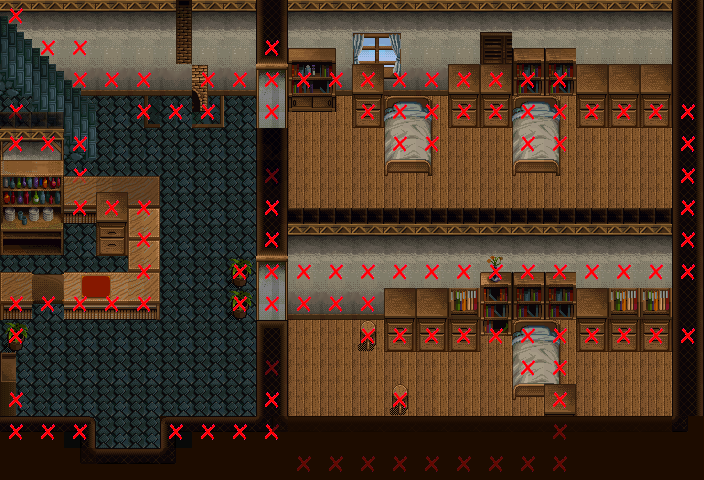

This game map was drawn from its Tiled (.tmx) file and the tilesets committed beside it. A one-line description and the trimmed map source follow:
An orthogonal 22x15 tile map with 32x32 px tiles, 4 tile layers (ground, floor, block, ceiling), 2 tilesets and 5 objects (2x door101, 2x door102, mother).

<map version="1.0" orientation="orthogonal" renderorder="right-down" width="22" height="15" tilewidth="32" tileheight="32" nextobjectid="8">
 <properties>
  <property name="mapName" value="Home1" />
 </properties>
 <tileset firstgid="1" name="tile06" tilewidth="32" tileheight="32" tilecount="400" columns="20">
  <image source="tiles/tile06.png" width="640" height="640" />
  <tile id="300">
   <animation>
    <frame tileid="261" duration="160" />
    <frame tileid="301" duration="160" />
   </animation>
  </tile>
  <tile id="320">
   <animation>
    <frame tileid="281" duration="160" />
    <frame tileid="321" duration="160" />
   </animation>
  </tile>
 </tileset>
 <tileset firstgid="401" name="TOOLS" tilewidth="32" tileheight="32" tilecount="9" columns="9">
  <image source="tiles/TOOLS.png" width="288" height="32" />
 </tileset>
 <layer name="ground" width="22" height="15">
  <data>[330 cells, 330 non-empty, 18 distinct tile ids]</data>
 </layer>
 <layer name="floor" width="22" height="15">
  <data>[330 cells, 158 non-empty, 66 distinct tile ids]</data>
 </layer>
 <layer name="block" width="22" height="15">
  <data>[330 cells, 116 non-empty, 1 distinct tile ids]</data>
 </layer>
 <objectgroup name="npc">
  <object id="3" name="mother" x="32" y="256" width="32" height="32">
   <properties>
    <property name="Dir" value="RIGHT" />
    <property name="State" value="FIXED" />
   </properties>
  </object>
 </objectgroup>
 <objectgroup name="event">
  <object id="1" name="door101" gid="408" x="96" y="480" width="32" height="32">
   <properties>
    <property name="CMD" value="MapTo,yaka_port,8,20,DOWN" />
   </properties>
  </object>
  <object id="2" name="door101" gid="408" x="128" y="480" width="32" height="32">
   <properties>
    <property name="CMD" value="MapTo,yaka_port,9,20,DOWN" />
   </properties>
  </object>
  <object id="4" name="door102" gid="408" x="0" y="96" width="32" height="32">
   <properties>
    <property name="CMD" value="MapTo,home_two,4,12,RIGHT" />
   </properties>
  </object>
  <object id="5" name="door102" gid="408" x="0" y="64" width="32" height="32">
   <properties>
    <property name="CMD" value="MapTo,home_two,4,12,RIGHT" />
   </properties>
  </object>
 </objectgroup>
 <layer name="ceiling" width="22" height="15" opacity="0.7">
  <data>[330 cells, 60 non-empty, 11 distinct tile ids]</data>
 </layer>
</map>